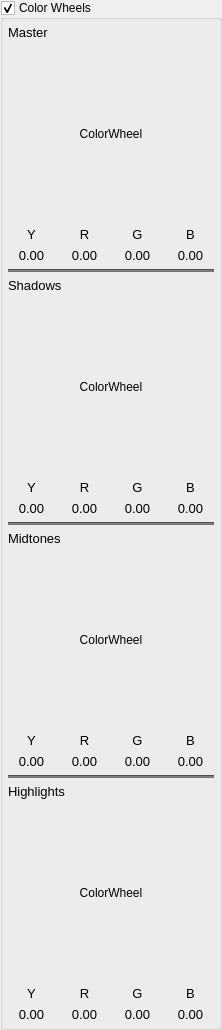
            <widget class="QGroupBox" name="groupBoxColorWheels">
             <property name="title">
              <string>Color Wheels</string>
             </property>
             <property name="checkable">
              <bool>true</bool>
             </property>
             <layout class="QGridLayout" name="gridLayout_30">
              <property name="leftMargin">
               <number>5</number>
              </property>
              <property name="topMargin">
               <number>5</number>
              </property>
              <property name="rightMargin">
               <number>5</number>
              </property>
              <property name="bottomMargin">
               <number>5</number>
              </property>
              <item row="0" column="0">
               <widget class="QFrame" name="frameColorWheels">
                <layout class="QVBoxLayout" name="verticalLayout_9">
                 <property name="leftMargin">
                  <number>0</number>
                 </property>
                 <property name="topMargin">
                  <number>0</number>
                 </property>
                 <property name="rightMargin">
                  <number>0</number>
                 </property>
                 <property name="bottomMargin">
                  <number>0</number>
                 </property>
                 <item>
                  <widget class="QLabel" name="label_9">
                   <property name="font">
                    <font>
                     <pointsize>10</pointsize>
                    </font>
                   </property>
                   <property name="text">
                    <string>Master</string>
                   </property>
                  </widget>
                 </item>
                 <item>
                  <layout class="QHBoxLayout" name="horizontalLayout_28">
                   <item>
                    <spacer name="horizontalSpacer_18">
                     <property name="orientation">
                      <enum>Qt::Horizontal</enum>
                     </property>
                     <property name="sizeHint" stdset="0">
                      <size>
                       <width>28</width>
                       <height>20</height>
                      </size>
                     </property>
                    </spacer>
                   </item>
                   <item>
                    <widget class="ColorWheel" name="labelColorWheelMaster">
                     <property name="sizePolicy">
                      <sizepolicy hsizetype="Preferred" vsizetype="Fixed">
                       <horstretch>0</horstretch>
                       <verstretch>0</verstretch>
                      </sizepolicy>
                     </property>
                     <property name="minimumSize">
                      <size>
                       <width>150</width>
                       <height>175</height>
                      </size>
                     </property>
                     <property name="maximumSize">
                      <size>
                       <width>150</width>
                       <height>175</height>
                      </size>
                     </property>
                     <property name="text">
                      <string>ColorWheel</string>
                     </property>
                     <property name="alignment">
                      <set>Qt::AlignCenter</set>
                     </property>
                    </widget>
                   </item>
                   <item>
                    <spacer name="horizontalSpacer_19">
                     <property name="orientation">
                      <enum>Qt::Horizontal</enum>
                     </property>
                     <property name="sizeHint" stdset="0">
                      <size>
                       <width>28</width>
                       <height>20</height>
                      </size>
                     </property>
                    </spacer>
                   </item>
                  </layout>
                 </item>
                 <item>
                  <layout class="QGridLayout" name="gridLayout_26">
                   <item row="0" column="0">
                    <widget class="QLabel" name="label_16">
                     <property name="font">
                      <font>
                       <pointsize>10</pointsize>
                      </font>
                     </property>
                     <property name="text">
                      <string>Y</string>
                     </property>
                     <property name="alignment">
                      <set>Qt::AlignCenter</set>
                     </property>
                    </widget>
                   </item>
                   <item row="0" column="1">
                    <widget class="QLabel" name="label_15">
                     <property name="font">
                      <font>
                       <pointsize>10</pointsize>
                      </font>
                     </property>
                     <property name="text">
                      <string>R</string>
                     </property>
                     <property name="alignment">
                      <set>Qt::AlignCenter</set>
                     </property>
                    </widget>
                   </item>
                   <item row="0" column="2">
                    <widget class="QLabel" name="label_17">
                     <property name="font">
                      <font>
                       <pointsize>10</pointsize>
                      </font>
                     </property>
                     <property name="text">
                      <string>G</string>
                     </property>
                     <property name="alignment">
                      <set>Qt::AlignCenter</set>
                     </property>
                    </widget>
                   </item>
                   <item row="0" column="3">
                    <widget class="QLabel" name="label_18">
                     <property name="font">
                      <font>
                       <pointsize>10</pointsize>
                      </font>
                     </property>
                     <property name="text">
                      <string>B</string>
                     </property>
                     <property name="alignment">
                      <set>Qt::AlignCenter</set>
                     </property>
                    </widget>
                   </item>
                   <item row="1" column="0">
                    <widget class="QLabel" name="labelYmaster">
                     <property name="font">
                      <font>
                       <pointsize>10</pointsize>
                      </font>
                     </property>
                     <property name="text">
                      <string>0.00</string>
                     </property>
                     <property name="alignment">
                      <set>Qt::AlignCenter</set>
                     </property>
                    </widget>
                   </item>
                   <item row="1" column="1">
                    <widget class="QLabel" name="labelRmaster_2">
                     <property name="font">
                      <font>
                       <pointsize>10</pointsize>
                      </font>
                     </property>
                     <property name="text">
                      <string>0.00</string>
                     </property>
                     <property name="alignment">
                      <set>Qt::AlignCenter</set>
                     </property>
                    </widget>
                   </item>
                   <item row="1" column="2">
                    <widget class="QLabel" name="labelGmaster">
                     <property name="font">
                      <font>
                       <pointsize>10</pointsize>
                      </font>
                     </property>
                     <property name="text">
                      <string>0.00</string>
                     </property>
                     <property name="alignment">
                      <set>Qt::AlignCenter</set>
                     </property>
                    </widget>
                   </item>
                   <item row="1" column="3">
                    <widget class="QLabel" name="labelBmaster">
                     <property name="font">
                      <font>
                       <pointsize>10</pointsize>
                      </font>
                     </property>
                     <property name="text">
                      <string>0.00</string>
                     </property>
                     <property name="alignment">
                      <set>Qt::AlignCenter</set>
                     </property>
                    </widget>
                   </item>
                  </layout>
                 </item>
                 <item>
                  <widget class="Line" name="line_13">
                   <property name="styleSheet">
                    <string notr="true">background-color: rgb(115, 115, 115);</string>
                   </property>
                   <property name="orientation">
                    <enum>Qt::Horizontal</enum>
                   </property>
                  </widget>
                 </item>
                 <item>
                  <widget class="QLabel" name="label_13">
                   <property name="font">
                    <font>
                     <pointsize>10</pointsize>
                    </font>
                   </property>
                   <property name="text">
                    <string>Shadows</string>
                   </property>
                  </widget>
                 </item>
                 <item>
                  <layout class="QHBoxLayout" name="horizontalLayout_27">
                   <item>
                    <spacer name="horizontalSpacer_21">
                     <property name="orientation">
                      <enum>Qt::Horizontal</enum>
                     </property>
                     <property name="sizeHint" stdset="0">
                      <size>
                       <width>28</width>
                       <height>20</height>
                      </size>
                     </property>
                    </spacer>
                   </item>
                   <item>
                    <widget class="ColorWheel" name="labelColorWheelShadows">
                     <property name="sizePolicy">
                      <sizepolicy hsizetype="Fixed" vsizetype="Fixed">
                       <horstretch>0</horstretch>
                       <verstretch>0</verstretch>
                      </sizepolicy>
                     </property>
                     <property name="minimumSize">
                      <size>
                       <width>150</width>
                       <height>175</height>
                      </size>
                     </property>
                     <property name="maximumSize">
                      <size>
                       <width>150</width>
                       <height>175</height>
                      </size>
                     </property>
                     <property name="text">
                      <string>ColorWheel</string>
                     </property>
                     <property name="alignment">
                      <set>Qt::AlignCenter</set>
                     </property>
                    </widget>
                   </item>
                   <item>
                    <spacer name="horizontalSpacer_20">
                     <property name="orientation">
                      <enum>Qt::Horizontal</enum>
                     </property>
                     <property name="sizeHint" stdset="0">
                      <size>
                       <width>28</width>
                       <height>20</height>
                      </size>
                     </property>
                    </spacer>
                   </item>
                  </layout>
                 </item>
                 <item>
                  <layout class="QGridLayout" name="gridLayout_27">
                   <item row="0" column="0">
                    <widget class="QLabel" name="label_19">
                     <property name="font">
                      <font>
                       <pointsize>10</pointsize>
                      </font>
                     </property>
                     <property name="text">
                      <string>Y</string>
                     </property>
                     <property name="alignment">
                      <set>Qt::AlignCenter</set>
                     </property>
                    </widget>
                   </item>
                   <item row="0" column="1">
                    <widget class="QLabel" name="label_20">
                     <property name="font">
                      <font>
                       <pointsize>10</pointsize>
                      </font>
                     </property>
                     <property name="text">
                      <string>R</string>
                     </property>
                     <property name="alignment">
                      <set>Qt::AlignCenter</set>
                     </property>
                    </widget>
                   </item>
                   <item row="0" column="2">
                    <widget class="QLabel" name="label_21">
                     <property name="font">
                      <font>
                       <pointsize>10</pointsize>
                      </font>
                     </property>
                     <property name="text">
                      <string>G</string>
                     </property>
                     <property name="alignment">
                      <set>Qt::AlignCenter</set>
                     </property>
                    </widget>
                   </item>
                   <item row="0" column="3">
                    <widget class="QLabel" name="label_22">
                     <property name="font">
                      <font>
                       <pointsize>10</pointsize>
                      </font>
                     </property>
                     <property name="text">
                      <string>B</string>
                     </property>
                     <property name="alignment">
                      <set>Qt::AlignCenter</set>
                     </property>
                    </widget>
                   </item>
                   <item row="1" column="0">
                    <widget class="QLabel" name="labelYshadows">
                     <property name="font">
                      <font>
                       <pointsize>10</pointsize>
                      </font>
                     </property>
                     <property name="text">
                      <string>0.00</string>
                     </property>
                     <property name="alignment">
                      <set>Qt::AlignCenter</set>
                     </property>
                    </widget>
                   </item>
                   <item row="1" column="1">
                    <widget class="QLabel" name="labelRshadows">
                     <property name="font">
                      <font>
                       <pointsize>10</pointsize>
                      </font>
                     </property>
                     <property name="text">
                      <string>0.00</string>
                     </property>
                     <property name="alignment">
                      <set>Qt::AlignCenter</set>
                     </property>
                    </widget>
                   </item>
                   <item row="1" column="2">
                    <widget class="QLabel" name="labelGshadows">
                     <property name="font">
                      <font>
                       <pointsize>10</pointsize>
                      </font>
                     </property>
                     <property name="text">
                      <string>0.00</string>
                     </property>
                     <property name="alignment">
                      <set>Qt::AlignCenter</set>
                     </property>
                    </widget>
                   </item>
                   <item row="1" column="3">
                    <widget class="QLabel" name="labelBshadows">
                     <property name="font">
                      <font>
                       <pointsize>10</pointsize>
                      </font>
                     </property>
                     <property name="text">
                      <string>0.00</string>
                     </property>
                     <property name="alignment">
                      <set>Qt::AlignCenter</set>
                     </property>
                    </widget>
                   </item>
                  </layout>
                 </item>
                 <item>
                  <widget class="Line" name="line_14">
                   <property name="styleSheet">
                    <string notr="true">background-color: rgb(115, 115, 115);</string>
                   </property>
                   <property name="orientation">
                    <enum>Qt::Horizontal</enum>
                   </property>
                  </widget>
                 </item>
                 <item>
                  <widget class="QLabel" name="label_14">
                   <property name="font">
                    <font>
                     <pointsize>10</pointsize>
                    </font>
                   </property>
                   <property name="text">
                    <string>Midtones</string>
                   </property>
                  </widget>
                 </item>
                 <item>
                  <layout class="QHBoxLayout" name="horizontalLayout_26">
                   <item>
                    <spacer name="horizontalSpacer_23">
                     <property name="orientation">
                      <enum>Qt::Horizontal</enum>
                     </property>
                     <property name="sizeHint" stdset="0">
                      <size>
                       <width>28</width>
                       <height>20</height>
                      </size>
                     </property>
                    </spacer>
                   </item>
                   <item>
                    <widget class="ColorWheel" name="labelColorWheelMidtones">
                     <property name="sizePolicy">
                      <sizepolicy hsizetype="Fixed" vsizetype="Fixed">
                       <horstretch>0</horstretch>
                       <verstretch>0</verstretch>
                      </sizepolicy>
                     </property>
                     <property name="minimumSize">
                      <size>
                       <width>150</width>
                       <height>175</height>
                      </size>
                     </property>
                     <property name="maximumSize">
                      <size>
                       <width>150</width>
                       <height>175</height>
                      </size>
                     </property>
                     <property name="text">
                      <string>ColorWheel</string>
                     </property>
                     <property name="alignment">
                      <set>Qt::AlignCenter</set>
                     </property>
                    </widget>
                   </item>
                   <item>
                    <spacer name="horizontalSpacer_22">
                     <property name="orientation">
                      <enum>Qt::Horizontal</enum>
                     </property>
                     <property name="sizeHint" stdset="0">
                      <size>
                       <width>28</width>
                       <height>20</height>
                      </size>
                     </property>
                    </spacer>
                   </item>
                  </layout>
                 </item>
                 <item>
                  <layout class="QGridLayout" name="gridLayout_28">
                   <item row="0" column="0">
                    <widget class="QLabel" name="label_23">
                     <property name="font">
                      <font>
                       <pointsize>10</pointsize>
                      </font>
                     </property>
                     <property name="text">
                      <string>Y</string>
                     </property>
                     <property name="alignment">
                      <set>Qt::AlignCenter</set>
                     </property>
                    </widget>
                   </item>
                   <item row="0" column="1">
                    <widget class="QLabel" name="label_24">
                     <property name="font">
                      <font>
                       <pointsize>10</pointsize>
                      </font>
                     </property>
                     <property name="text">
                      <string>R</string>
                     </property>
                     <property name="alignment">
                      <set>Qt::AlignCenter</set>
                     </property>
                    </widget>
                   </item>
                   <item row="0" column="2">
                    <widget class="QLabel" name="label_25">
                     <property name="font">
                      <font>
                       <pointsize>10</pointsize>
                      </font>
                     </property>
                     <property name="text">
                      <string>G</string>
                     </property>
                     <property name="alignment">
                      <set>Qt::AlignCenter</set>
                     </property>
                    </widget>
                   </item>
                   <item row="0" column="3">
                    <widget class="QLabel" name="label_26">
                     <property name="font">
                      <font>
                       <pointsize>10</pointsize>
                      </font>
                     </property>
                     <property name="text">
                      <string>B</string>
                     </property>
                     <property name="alignment">
                      <set>Qt::AlignCenter</set>
                     </property>
                    </widget>
                   </item>
                   <item row="1" column="0">
                    <widget class="QLabel" name="labelYmids">
                     <property name="font">
                      <font>
                       <pointsize>10</pointsize>
                      </font>
                     </property>
                     <property name="text">
                      <string>0.00</string>
                     </property>
                     <property name="alignment">
                      <set>Qt::AlignCenter</set>
                     </property>
                    </widget>
                   </item>
                   <item row="1" column="1">
                    <widget class="QLabel" name="labelRmids">
                     <property name="font">
                      <font>
                       <pointsize>10</pointsize>
                      </font>
                     </property>
                     <property name="text">
                      <string>0.00</string>
                     </property>
                     <property name="alignment">
                      <set>Qt::AlignCenter</set>
                     </property>
                    </widget>
                   </item>
                   <item row="1" column="2">
                    <widget class="QLabel" name="labelGmids">
                     <property name="font">
                      <font>
                       <pointsize>10</pointsize>
                      </font>
                     </property>
                     <property name="text">
                      <string>0.00</string>
                     </property>
                     <property name="alignment">
                      <set>Qt::AlignCenter</set>
                     </property>
                    </widget>
                   </item>
                   <item row="1" column="3">
                    <widget class="QLabel" name="labelBmids">
                     <property name="font">
                      <font>
                       <pointsize>10</pointsize>
                      </font>
                     </property>
                     <property name="text">
                      <string>0.00</string>
                     </property>
                     <property name="alignment">
                      <set>Qt::AlignCenter</set>
                     </property>
                    </widget>
                   </item>
                  </layout>
                 </item>
                 <item>
                  <widget class="Line" name="line_15">
                   <property name="styleSheet">
                    <string notr="true">background-color: rgb(115, 115, 115);</string>
                   </property>
                   <property name="orientation">
                    <enum>Qt::Horizontal</enum>
                   </property>
                  </widget>
                 </item>
                 <item>
                  <widget class="QLabel" name="label_12">
                   <property name="font">
                    <font>
                     <pointsize>10</pointsize>
                    </font>
                   </property>
                   <property name="text">
                    <string>Highlights</string>
                   </property>
                  </widget>
                 </item>
                 <item>
                  <layout class="QHBoxLayout" name="horizontalLayout_25">
                   <item>
                    <spacer name="horizontalSpacer_25">
                     <property name="orientation">
                      <enum>Qt::Horizontal</enum>
                     </property>
                     <property name="sizeHint" stdset="0">
                      <size>
                       <width>28</width>
                       <height>20</height>
                      </size>
                     </property>
                    </spacer>
                   </item>
                   <item>
                    <widget class="ColorWheel" name="labelColorWheelHighlights">
                     <property name="sizePolicy">
                      <sizepolicy hsizetype="Fixed" vsizetype="Fixed">
                       <horstretch>0</horstretch>
                       <verstretch>0</verstretch>
                      </sizepolicy>
                     </property>
                     <property name="minimumSize">
                      <size>
                       <width>150</width>
                       <height>175</height>
                      </size>
                     </property>
                     <property name="maximumSize">
                      <size>
                       <width>150</width>
                       <height>175</height>
                      </size>
                     </property>
                     <property name="text">
                      <string>ColorWheel</string>
                     </property>
                     <property name="alignment">
                      <set>Qt::AlignCenter</set>
                     </property>
                    </widget>
                   </item>
                   <item>
                    <spacer name="horizontalSpacer_24">
                     <property name="orientation">
                      <enum>Qt::Horizontal</enum>
                     </property>
                     <property name="sizeHint" stdset="0">
                      <size>
                       <width>28</width>
                       <height>20</height>
                      </size>
                     </property>
                    </spacer>
                   </item>
                  </layout>
                 </item>
                 <item>
                  <layout class="QGridLayout" name="gridLayout_29">
                   <item row="0" column="0">
                    <widget class="QLabel" name="label_27">
                     <property name="font">
                      <font>
                       <pointsize>10</pointsize>
                      </font>
                     </property>
                     <property name="text">
                      <string>Y</string>
                     </property>
                     <property name="alignment">
                      <set>Qt::AlignCenter</set>
                     </property>
                    </widget>
                   </item>
                   <item row="0" column="1">
                    <widget class="QLabel" name="label_28">
                     <property name="font">
                      <font>
                       <pointsize>10</pointsize>
                      </font>
                     </property>
                     <property name="text">
                      <string>R</string>
                     </property>
                     <property name="alignment">
                      <set>Qt::AlignCenter</set>
                     </property>
                    </widget>
                   </item>
                   <item row="0" column="2">
                    <widget class="QLabel" name="label_29">
                     <property name="font">
                      <font>
                       <pointsize>10</pointsize>
                      </font>
                     </property>
                     <property name="text">
                      <string>G</string>
                     </property>
                     <property name="alignment">
                      <set>Qt::AlignCenter</set>
                     </property>
                    </widget>
                   </item>
                   <item row="0" column="3">
                    <widget class="QLabel" name="label_30">
                     <property name="font">
                      <font>
                       <pointsize>10</pointsize>
                      </font>
                     </property>
                     <property name="text">
                      <string>B</string>
                     </property>
                     <property name="alignment">
                      <set>Qt::AlignCenter</set>
                     </property>
                    </widget>
                   </item>
                   <item row="1" column="0">
                    <widget class="QLabel" name="labelYhighlights">
                     <property name="font">
                      <font>
                       <pointsize>10</pointsize>
                      </font>
                     </property>
                     <property name="text">
                      <string>0.00</string>
                     </property>
                     <property name="alignment">
                      <set>Qt::AlignCenter</set>
                     </property>
                    </widget>
                   </item>
                   <item row="1" column="1">
                    <widget class="QLabel" name="labelRhighlights">
                     <property name="font">
                      <font>
                       <pointsize>10</pointsize>
                      </font>
                     </property>
                     <property name="text">
                      <string>0.00</string>
                     </property>
                     <property name="alignment">
                      <set>Qt::AlignCenter</set>
                     </property>
                    </widget>
                   </item>
                   <item row="1" column="2">
                    <widget class="QLabel" name="labelGhighlights">
                     <property name="font">
                      <font>
                       <pointsize>10</pointsize>
                      </font>
                     </property>
                     <property name="text">
                      <string>0.00</string>
                     </property>
                     <property name="alignment">
                      <set>Qt::AlignCenter</set>
                     </property>
                    </widget>
                   </item>
                   <item row="1" column="3">
                    <widget class="QLabel" name="labelBhighlights">
                     <property name="font">
                      <font>
                       <pointsize>10</pointsize>
                      </font>
                     </property>
                     <property name="text">
                      <string>0.00</string>
                     </property>
                     <property name="alignment">
                      <set>Qt::AlignCenter</set>
                     </property>
                    </widget>
                   </item>
                  </layout>
                 </item>
                </layout>
               </widget>
              </item>
             </layout>
            </widget>
